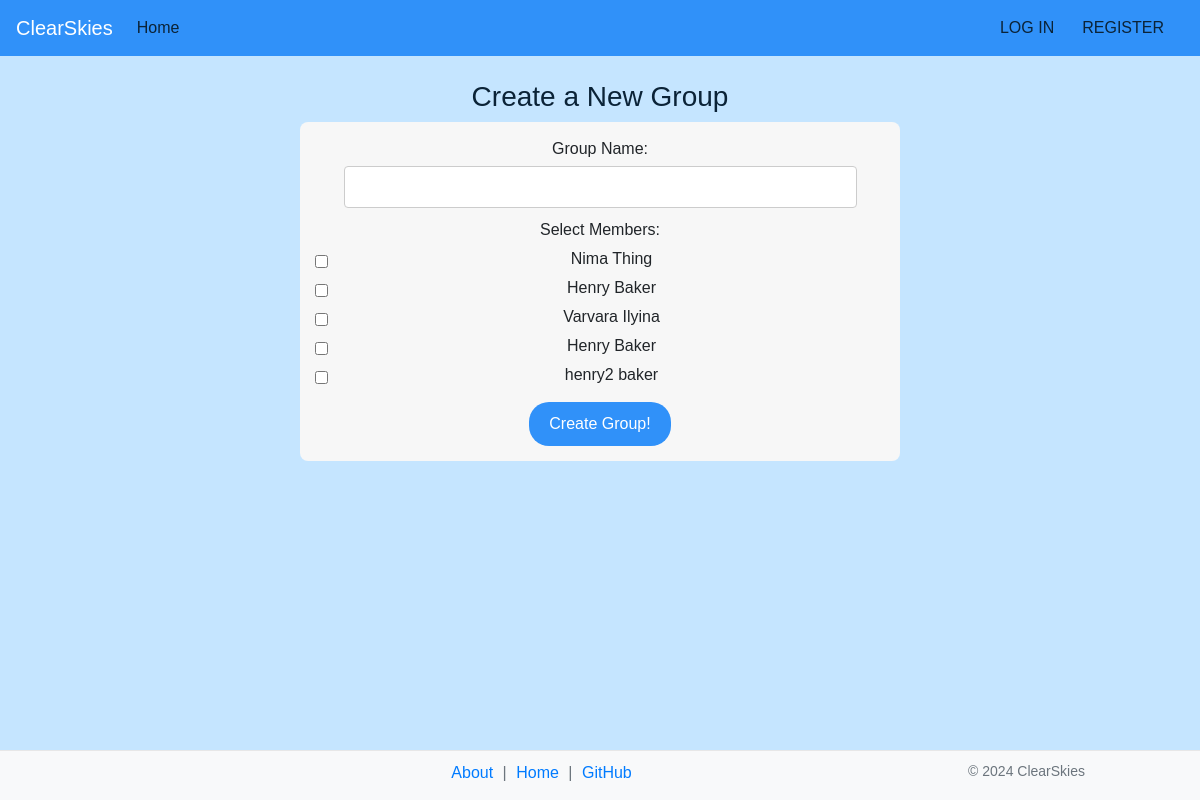
Screenshot of /create_group with the database file from the repository.
### app/models/user.py (models this page shows, shortened)
class User(db.Model, UserMixin):
    __tablename__ = 'users'
    id = db.Column(db.Integer, primary_key=True)
    email = db.Column(db.String(120), unique=True, nullable=False)
    first_name = db.Column(db.String(50), nullable=False)
    last_name = db.Column(db.String(50), nullable=False)
    password_hash = db.Column(db.String(128), nullable=False)
    groups = db.relationship('UserGroup', back_populates='user')
    transactions_as_payer = db.relationship('Transaction', foreign_keys='Transaction.payer_id', backref='payer', lazy='dynamic')
    transactions_as_debtor = db.relationship('Transaction', foreign_keys='Transaction.debtor_id', backref='debtor', lazy='dynamic')

### app/debts.py (the view, shortened to what this page needs)
    @app.route('/create_group', methods=['GET', 'POST'])
    def create_group():
        all_users = User.query.all()
        return render_template('create_group.html', all_users=all_users)

### app/templates/create_group.html (shortened to what this page needs)
{% extends 'layout.html' %}
{% block content %}
<head>
</head>
<body>
    <br>
    <h3 style="text-align: center;">Create a New Group</h3>
    <div id="group-form">
        <form method="POST" action="{{ url_for('create_group') }}">
            <div class="group-entry">
                <label for="group_name">Group Name:</label>
                <input type="text" id="group_name" name="group_name" required>
            </div>
            <div class="group-entry">
                <label>Select Members:</label>
                {% for user in all_users %}
                <div class="member-item">
                    <input type="checkbox" id="member_{{ user.id }}" name="members[]" value="{{ user.id }}">
                    <label for="member_{{ user.id }}">{{ user.first_name }} {{ user.last_name }}</label>
                </div>
                {% endfor %}
            </div>
            <div style="text-align: center;">
                <button type="submit">Create Group!</button>
            </div>
        </form>
    </div>
</body>
{% endblock %}

### app/templates/layout.html (style rules this page uses)
body { font-family: Arial, sans-serif; background-color: rgb(197, 229, 255); margin-bottom: 50px; }
h1, h2, h3, h4, h5, h6 { color: #0b2337; }
button[type="submit"] { background-color: #3091f9; color: white; padding: 10px 20px; border: none; border-radius: 20px; cursor: pointer; }
input[type="text"], input[type="number"] { border-radius: 10px; padding: 6px 10px; border: 1px solid #ccc; }

### app/templates/create_group.html (style rules this page uses)
#group-form { max-width: 600px; margin: auto; padding: 15px; background-color: #f7f7f7; border-radius: 8px; }
.group-entry { display: flex; justify-content: flex-end; align-items: center; margin-bottom: 10px; flex-direction: column; }
.group-entry label { margin-bottom: 5px; flex-basis: 100%; text-align: center; }
.group-entry input[type="text"], .group-entry select { flex-basis: 100%; padding: 8px; border: 1px solid #ccc; border-radius: 4px; width: 90%; }
.member-item { display: flex; align-items: center; justify-content: center; width: 100%; }
.member-item label { margin-left: 10px; }

### rows the page displays
User: first_name "Nima", last_name "Thing"
User: first_name "Henry", last_name "Baker"
User: first_name "Varvara", last_name "Ilyina"
User: first_name "Henry", last_name "Baker"
User: first_name "henry2", last_name "baker"
